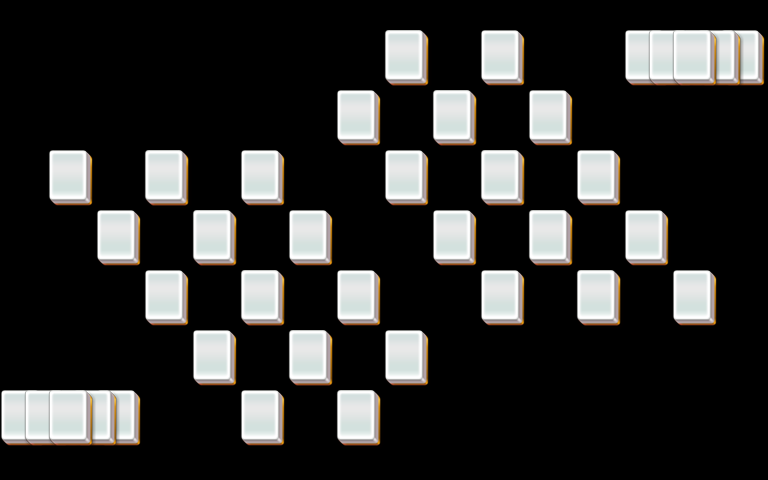

Tiled map render using the project's own tile images. Description and the map definition, with tile-layer contents summarised, below:
An orthogonal 32x16 tile map with 24x30 px tiles, 5 tile layers (layer1, layer2, layer3, layer4, ...).

<map version="1.0" orientation="orthogonal" width="32" height="16" tilewidth="24" tileheight="30">
 <properties>
  <property name="species" value="15" />
 </properties>
 <tileset firstgid="1" name="mahjong" tilewidth="48" tileheight="60">
  <image source="mahjong.png" />
 </tileset>
 <layer name="layer1" width="32" height="16">
  <data>[512 cells, 34 non-empty, 1 distinct tile ids]</data>
 </layer>
 <layer name="layer2" width="32" height="16">
  <data>[512 cells, 14 non-empty, 1 distinct tile ids]</data>
 </layer>
 <layer name="layer3" width="32" height="16">
  <data>[512 cells, 12 non-empty, 1 distinct tile ids]</data>
 </layer>
 <layer name="layer4" width="32" height="16">
  <data>[512 cells, 0 non-empty, 0 distinct tile ids]</data>
 </layer>
 <layer name="layer5" width="32" height="16">
  <data>[512 cells, 0 non-empty, 0 distinct tile ids]</data>
 </layer>
</map>
